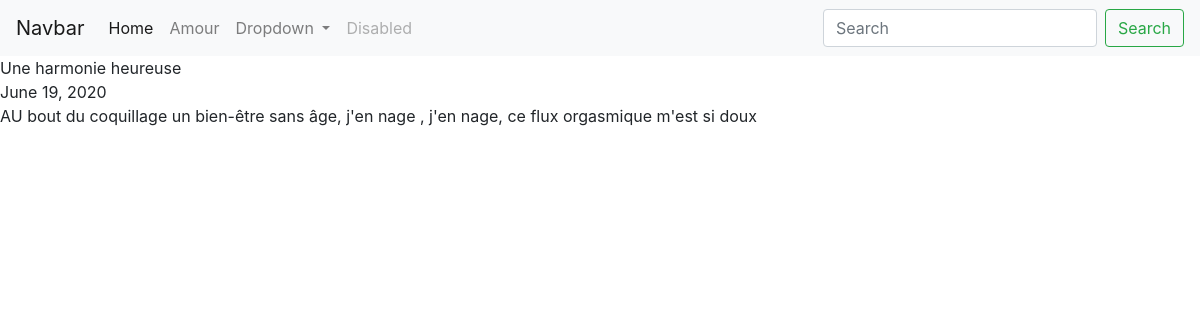
The app's page /blog/4/ with its own data.
### blog/models.py (models this page shows, shortened)
class Blog(models.Model):
    title=models.CharField(max_length=200)
    description=models.TextField()
    date = models.DateField()

### blog/views.py (the view)
# urls.py: path('<int:blog_id>/', views.detail,name="detail"),
def detail(request, blog_id):
    blog= get_object_or_404(Blog,  pk=blog_id)
    return render(request, 'blog/detail.html', {'blog':blog})

### blog/templates/blog/detail.html
 {% extends 'portfolio/base.html'%}
 {%block content%}
 {{ blog.title }} <br>
{{ blog.date }} <br>
{{ blog.description|safe}}
{% endblock%}

### records on screen
Blog: title "Une harmonie heureuse", date "June 19, 2020", description "AU bout du coquillage un bien-être sans âge, j'en nage , j'en nage, ce flux orgasmique m'est si doux"
